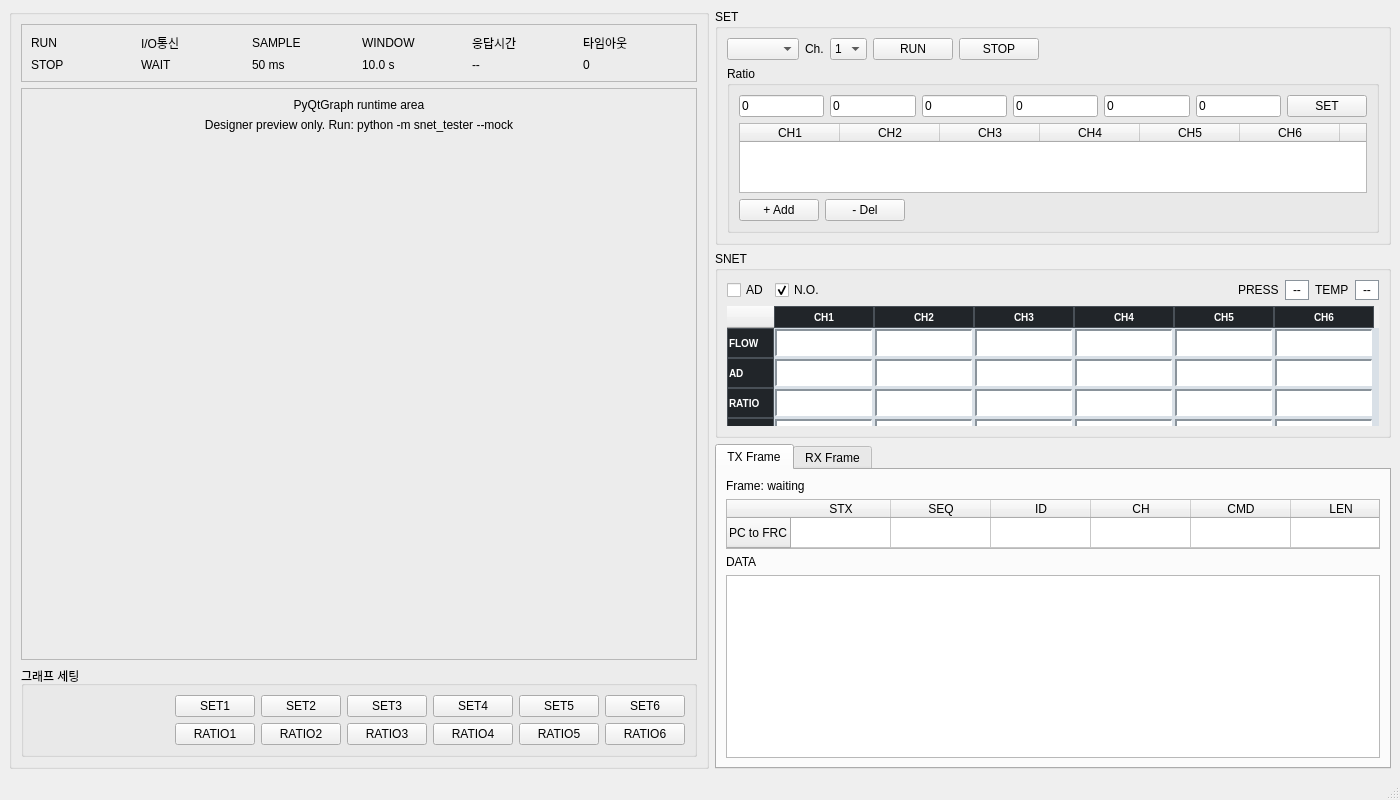
<?xml version="1.0" encoding="UTF-8"?>
<ui version="4.0">
 <class>MainWindow</class>
 <widget class="QMainWindow" name="MainWindow">
  <property name="geometry">
   <rect>
    <x>0</x>
    <y>0</y>
    <width>1400</width>
    <height>800</height>
   </rect>
  </property>
  <property name="windowTitle">
   <string>SNET Protocol Tester</string>
  </property>
  <widget class="QWidget" name="centralwidget">
   <layout class="QHBoxLayout" name="centralLayout">
    <item>
     <widget class="QGroupBox" name="plotPanel">
      <property name="minimumSize">
       <size>
        <width>700</width>
        <height>0</height>
       </size>
      </property>
      <property name="title">
       <string/>
      </property>
      <layout class="QVBoxLayout" name="plotPanelLayout">
       <item>
        <widget class="QFrame" name="graphStatusFrame">
         <property name="frameShape">
          <enum>QFrame::StyledPanel</enum>
         </property>
         <property name="frameShadow">
          <enum>QFrame::Raised</enum>
         </property>
         <layout class="QGridLayout" name="graphStatusLayout">
          <item row="0" column="0">
           <widget class="QLabel" name="plotRunCaptionLabel">
            <property name="text">
             <string>RUN</string>
            </property>
           </widget>
          </item>
          <item row="1" column="0">
           <widget class="QLabel" name="plotRunValueLabel">
            <property name="text">
             <string>STOP</string>
            </property>
           </widget>
          </item>
          <item row="0" column="1">
           <widget class="QLabel" name="plotRxStateCaptionLabel">
            <property name="text">
             <string>I/O통신</string>
            </property>
           </widget>
          </item>
          <item row="1" column="1">
           <widget class="QLabel" name="plotRxStateValueLabel">
            <property name="text">
             <string>WAIT</string>
            </property>
           </widget>
          </item>
          <item row="0" column="2">
           <widget class="QLabel" name="plotSampleCaptionLabel">
            <property name="text">
             <string>SAMPLE</string>
            </property>
           </widget>
          </item>
          <item row="1" column="2">
           <widget class="QLabel" name="plotSampleValueLabel">
            <property name="text">
             <string>50 ms</string>
            </property>
           </widget>
          </item>
          <item row="0" column="3">
           <widget class="QLabel" name="plotWindowCaptionLabel">
            <property name="text">
             <string>WINDOW</string>
            </property>
           </widget>
          </item>
          <item row="1" column="3">
           <widget class="QLabel" name="plotWindowValueLabel">
            <property name="text">
             <string>10.0 s</string>
            </property>
           </widget>
          </item>
          <item row="0" column="4">
           <widget class="QLabel" name="plotLastUpdateCaptionLabel">
            <property name="text">
             <string>응답시간</string>
            </property>
           </widget>
          </item>
          <item row="1" column="4">
           <widget class="QLabel" name="plotLastUpdateValueLabel">
            <property name="text">
             <string>--</string>
            </property>
           </widget>
          </item>
          <item row="0" column="5">
           <widget class="QLabel" name="plotTimeoutCaptionLabel">
            <property name="text">
             <string>타임아웃</string>
            </property>
           </widget>
          </item>
          <item row="1" column="5">
           <widget class="QLabel" name="plotTimeoutValueLabel">
            <property name="text">
             <string>0</string>
            </property>
           </widget>
          </item>
         </layout>
        </widget>
       </item>
       <item>
        <widget class="QFrame" name="plotHost">
         <property name="minimumSize">
          <size>
           <width>0</width>
           <height>300</height>
          </size>
         </property>
         <property name="frameShape">
          <enum>QFrame::StyledPanel</enum>
         </property>
         <property name="frameShadow">
          <enum>QFrame::Sunken</enum>
         </property>
         <layout class="QVBoxLayout" name="plotHostLayout">
          <item>
           <widget class="QLabel" name="plotPlaceholderTitle">
            <property name="text">
             <string>PyQtGraph runtime area</string>
            </property>
            <property name="alignment">
             <set>Qt::AlignCenter</set>
            </property>
           </widget>
          </item>
          <item>
           <widget class="QLabel" name="plotPlaceholderHint">
            <property name="text">
             <string>Designer preview only. Run: python -m snet_tester --mock</string>
            </property>
            <property name="alignment">
             <set>Qt::AlignCenter</set>
            </property>
            <property name="wordWrap">
             <bool>true</bool>
            </property>
           </widget>
          </item>
          <item>
           <spacer name="horizontalSpacer">
            <property name="orientation">
             <enum>Qt::Horizontal</enum>
            </property>
            <property name="sizeHint" stdset="0">
             <size>
              <width>40</width>
              <height>20</height>
             </size>
            </property>
           </spacer>
          </item>
          <item>
           <spacer name="plotVerticalSpacer">
            <property name="orientation">
             <enum>Qt::Vertical</enum>
            </property>
            <property name="sizeHint" stdset="0">
             <size>
              <width>20</width>
              <height>40</height>
             </size>
            </property>
           </spacer>
          </item>
         </layout>
        </widget>
       </item>
       <item>
        <widget class="QGroupBox" name="graphSettingsGroup">
         <property name="title">
          <string>그래프 세팅</string>
         </property>
         <layout class="QVBoxLayout" name="graphSettingsLayout">
          <item>
           <layout class="QGridLayout" name="legendGridLayout">
            <item row="0" column="0">
             <spacer name="legendSpacer">
              <property name="orientation">
               <enum>Qt::Horizontal</enum>
              </property>
              <property name="sizeHint" stdset="0">
               <size>
                <width>40</width>
                <height>20</height>
               </size>
              </property>
             </spacer>
            </item>
            <item row="0" column="1">
             <widget class="QPushButton" name="legendTx1Button">
              <property name="text">
               <string>SET1</string>
              </property>
             </widget>
            </item>
            <item row="0" column="2">
             <widget class="QPushButton" name="legendTx2Button">
              <property name="text">
               <string>SET2</string>
              </property>
             </widget>
            </item>
            <item row="0" column="3">
             <widget class="QPushButton" name="legendTx3Button">
              <property name="text">
               <string>SET3</string>
              </property>
             </widget>
            </item>
            <item row="0" column="4">
             <widget class="QPushButton" name="legendTx4Button">
              <property name="text">
               <string>SET4</string>
              </property>
             </widget>
            </item>
            <item row="0" column="5">
             <widget class="QPushButton" name="legendTx5Button">
              <property name="text">
               <string>SET5</string>
              </property>
             </widget>
            </item>
            <item row="0" column="6">
             <widget class="QPushButton" name="legendTx6Button">
              <property name="text">
               <string>SET6</string>
              </property>
             </widget>
            </item>
            <item row="1" column="1">
             <widget class="QPushButton" name="legendRx1Button">
              <property name="text">
               <string>RATIO1</string>
              </property>
             </widget>
            </item>
            <item row="1" column="2">
             <widget class="QPushButton" name="legendRx2Button">
              <property name="text">
               <string>RATIO2</string>
              </property>
             </widget>
            </item>
            <item row="1" column="3">
             <widget class="QPushButton" name="legendRx3Button">
              <property name="text">
               <string>RATIO3</string>
              </property>
             </widget>
            </item>
            <item row="1" column="4">
             <widget class="QPushButton" name="legendRx4Button">
              <property name="text">
               <string>RATIO4</string>
              </property>
             </widget>
            </item>
            <item row="1" column="5">
             <widget class="QPushButton" name="legendRx5Button">
              <property name="text">
               <string>RATIO5</string>
              </property>
             </widget>
            </item>
            <item row="1" column="6">
             <widget class="QPushButton" name="legendRx6Button">
              <property name="text">
               <string>RATIO6</string>
              </property>
             </widget>
            </item>
           </layout>
          </item>
         </layout>
        </widget>
       </item>
      </layout>
     </widget>
    </item>
    <item>
     <layout class="QVBoxLayout" name="rightLayout">
      <item>
       <widget class="QGroupBox" name="txPanel">
        <property name="title">
         <string>SET</string>
        </property>
        <layout class="QVBoxLayout" name="txVerticalLayout">
         <item>
          <layout class="QHBoxLayout" name="controlLayout">
           <item>
            <widget class="QComboBox" name="portCombo">
             <property name="sizePolicy">
              <sizepolicy hsizetype="Fixed" vsizetype="Fixed">
               <horstretch>0</horstretch>
               <verstretch>0</verstretch>
              </sizepolicy>
             </property>
             <property name="minimumSize">
              <size>
               <width>50</width>
               <height>0</height>
              </size>
             </property>
            </widget>
           </item>
           <item>
            <widget class="QLabel" name="channelsLabel">
             <property name="text">
              <string>Ch.</string>
             </property>
            </widget>
           </item>
           <item>
            <widget class="QComboBox" name="channelCountCombo">
             <item>
              <property name="text">
               <string>1</string>
              </property>
             </item>
             <item>
              <property name="text">
               <string>2</string>
              </property>
             </item>
             <item>
              <property name="text">
               <string>3</string>
              </property>
             </item>
             <item>
              <property name="text">
               <string>4</string>
              </property>
             </item>
             <item>
              <property name="text">
               <string>5</string>
              </property>
             </item>
             <item>
              <property name="text">
               <string>6</string>
              </property>
             </item>
            </widget>
           </item>
           <item>
            <widget class="QPushButton" name="runButton">
             <property name="text">
              <string>RUN</string>
             </property>
            </widget>
           </item>
           <item>
            <widget class="QPushButton" name="stopButton">
             <property name="text">
              <string>STOP</string>
             </property>
            </widget>
           </item>
           <item>
            <spacer name="txControlSpacer">
             <property name="orientation">
              <enum>Qt::Horizontal</enum>
             </property>
             <property name="sizeHint" stdset="0">
              <size>
               <width>40</width>
               <height>20</height>
              </size>
             </property>
            </spacer>
           </item>
          </layout>
         </item>
         <item>
          <widget class="QGroupBox" name="presetGroup">
           <property name="maximumSize">
            <size>
             <width>16777215</width>
             <height>170</height>
            </size>
           </property>
           <property name="title">
            <string>Ratio</string>
           </property>
           <layout class="QVBoxLayout" name="presetGroupLayout">
            <item>
             <layout class="QHBoxLayout" name="txRatioLayout">
              <item>
               <widget class="QLineEdit" name="ratioInput1">
                <property name="text">
                 <string>0</string>
                </property>
                <property name="placeholderText">
                 <string>CH1</string>
                </property>
               </widget>
              </item>
              <item>
               <widget class="QLineEdit" name="ratioInput2">
                <property name="text">
                 <string>0</string>
                </property>
                <property name="placeholderText">
                 <string>CH2</string>
                </property>
               </widget>
              </item>
              <item>
               <widget class="QLineEdit" name="ratioInput3">
                <property name="text">
                 <string>0</string>
                </property>
                <property name="placeholderText">
                 <string>CH3</string>
                </property>
               </widget>
              </item>
              <item>
               <widget class="QLineEdit" name="ratioInput4">
                <property name="text">
                 <string>0</string>
                </property>
                <property name="placeholderText">
                 <string>CH4</string>
                </property>
               </widget>
              </item>
              <item>
               <widget class="QLineEdit" name="ratioInput5">
                <property name="text">
                 <string>0</string>
                </property>
                <property name="placeholderText">
                 <string>CH5</string>
                </property>
               </widget>
              </item>
              <item>
               <widget class="QLineEdit" name="ratioInput6">
                <property name="text">
                 <string>0</string>
                </property>
                <property name="placeholderText">
                 <string>CH6</string>
                </property>
               </widget>
              </item>
              <item>
               <widget class="QPushButton" name="setButton">
                <property name="text">
                 <string>SET</string>
                </property>
               </widget>
              </item>
             </layout>
            </item>
            <item>
             <widget class="QTableWidget" name="presetTable">
              <property name="maximumSize">
               <size>
                <width>16777215</width>
                <height>16777215</height>
               </size>
              </property>
              <property name="horizontalScrollBarPolicy">
               <enum>Qt::ScrollBarAlwaysOff</enum>
              </property>
              <property name="selectionMode">
               <enum>QAbstractItemView::SingleSelection</enum>
              </property>
              <property name="selectionBehavior">
               <enum>QAbstractItemView::SelectRows</enum>
              </property>
              <property name="columnCount">
               <number>7</number>
              </property>
              <column>
               <property name="text">
                <string>CH1</string>
               </property>
              </column>
              <column>
               <property name="text">
                <string>CH2</string>
               </property>
              </column>
              <column>
               <property name="text">
                <string>CH3</string>
               </property>
              </column>
              <column>
               <property name="text">
                <string>CH4</string>
               </property>
              </column>
              <column>
               <property name="text">
                <string>CH5</string>
               </property>
              </column>
              <column>
               <property name="text">
                <string>CH6</string>
               </property>
              </column>
              <column>
               <property name="text">
                <string/>
               </property>
              </column>
             </widget>
            </item>
            <item>
             <layout class="QHBoxLayout" name="presetButtonLayout">
              <item>
               <widget class="QPushButton" name="addPresetButton">
                <property name="text">
                 <string>+ Add</string>
                </property>
               </widget>
              </item>
              <item>
               <widget class="QPushButton" name="delPresetButton">
                <property name="text">
                 <string>- Del</string>
                </property>
               </widget>
              </item>
              <item>
               <spacer name="presetButtonSpacer">
                <property name="orientation">
                 <enum>Qt::Horizontal</enum>
                </property>
                <property name="sizeHint" stdset="0">
                 <size>
                  <width>40</width>
                  <height>20</height>
                 </size>
                </property>
               </spacer>
              </item>
             </layout>
            </item>
           </layout>
          </widget>
         </item>
        </layout>
       </widget>
      </item>
      <item>
       <widget class="QGroupBox" name="rxPanel">
        <property name="sizePolicy">
         <sizepolicy hsizetype="Preferred" vsizetype="Fixed">
          <horstretch>0</horstretch>
          <verstretch>0</verstretch>
         </sizepolicy>
        </property>
        <property name="title">
         <string>SNET</string>
        </property>
        <layout class="QVBoxLayout" name="rxVerticalLayout">
         <item>
          <layout class="QHBoxLayout" name="rxOptionLayout">
           <item>
            <widget class="QCheckBox" name="adCommandCheckBox">
             <property name="text">
              <string>AD</string>
             </property>
            </widget>
           </item>
           <item>
            <widget class="QCheckBox" name="valveNoCheckBox">
             <property name="text">
              <string>N.O.</string>
             </property>
             <property name="checked">
              <bool>true</bool>
             </property>
            </widget>
           </item>
           <item>
            <spacer name="horizontalSpacer_2">
             <property name="orientation">
              <enum>Qt::Horizontal</enum>
             </property>
             <property name="sizeHint" stdset="0">
              <size>
               <width>40</width>
               <height>20</height>
              </size>
             </property>
            </spacer>
           </item>
           <item>
            <widget class="QLabel" name="pressLabel">
             <property name="text">
              <string>PRESS</string>
             </property>
            </widget>
           </item>
           <item>
            <widget class="QLabel" name="pressValueLabel">
             <property name="styleSheet">
              <string notr="true">QLabel { background-color: #ffffff; border: 1px solid #8a939b; padding: 1px 4px; }</string>
             </property>
             <property name="text">
              <string>--</string>
             </property>
            </widget>
           </item>
           <item>
            <widget class="QLabel" name="tempLabel">
             <property name="text">
              <string>TEMP</string>
             </property>
            </widget>
           </item>
           <item>
            <widget class="QLabel" name="tempValueLabel">
             <property name="styleSheet">
              <string notr="true">QLabel { background-color: #ffffff; border: 1px solid #8a939b; padding: 1px 4px; }</string>
             </property>
             <property name="text">
              <string>--</string>
             </property>
            </widget>
           </item>
          </layout>
         </item>
         <item>
          <widget class="QTableWidget" name="rxMonitorTable">
           <property name="maximumSize">
            <size>
             <width>16777215</width>
             <height>120</height>
            </size>
           </property>
           <property name="styleSheet">
            <string notr="true">QTableWidget {
    background-color: #d9e0e7;
    gridline-color: transparent;
    border: 0px solid #343a40;
}
QTableWidget::item {
    background-color: #ffffff;
    color: #000000;
    border-top: 2px solid #8a939b;
    border-left: 2px solid #8a939b;
    border-right: 1px solid #ffffff;
    border-bottom: 1px solid #ffffff;
    padding: 1px 1px;
    margin: 1px;
}
QHeaderView::section {
    background-color: #212529;
    color: #ffffff;
    font-size: 10px;
    font-weight: 900;
    padding: 1px;
    border: 1px solid #495057;
}</string>
           </property>
           <property name="frameShape">
            <enum>QFrame::WinPanel</enum>
           </property>
           <property name="frameShadow">
            <enum>QFrame::Sunken</enum>
           </property>
           <property name="verticalScrollBarPolicy">
            <enum>Qt::ScrollBarAlwaysOff</enum>
           </property>
           <property name="horizontalScrollBarPolicy">
            <enum>Qt::ScrollBarAlwaysOff</enum>
           </property>
           <property name="showGrid">
            <bool>true</bool>
           </property>
           <property name="sortingEnabled">
            <bool>false</bool>
           </property>
           <property name="rowCount">
            <number>4</number>
           </property>
           <property name="columnCount">
            <number>6</number>
           </property>
           <row>
            <property name="text">
             <string>FLOW</string>
            </property>
           </row>
           <row>
            <property name="text">
             <string>AD</string>
            </property>
           </row>
           <row>
            <property name="text">
             <string>RATIO</string>
            </property>
           </row>
           <row>
            <property name="text">
             <string>VALVE</string>
            </property>
           </row>
           <column>
            <property name="text">
             <string>CH1</string>
            </property>
           </column>
           <column>
            <property name="text">
             <string>CH2</string>
            </property>
           </column>
           <column>
            <property name="text">
             <string>CH3</string>
            </property>
           </column>
           <column>
            <property name="text">
             <string>CH4</string>
            </property>
           </column>
           <column>
            <property name="text">
             <string>CH5</string>
            </property>
           </column>
           <column>
            <property name="text">
             <string>CH6</string>
            </property>
           </column>
          </widget>
         </item>
        </layout>
       </widget>
      </item>
      <item>
       <widget class="QTabWidget" name="debugTabWidget">
        <property name="currentIndex">
         <number>0</number>
        </property>
        <widget class="QWidget" name="txDebugTab">
         <attribute name="title">
          <string>TX Frame</string>
         </attribute>
         <layout class="QVBoxLayout" name="txDebugLayout">
          <item>
           <widget class="QLabel" name="txFrameMetaLabel">
            <property name="text">
             <string>Frame: waiting</string>
            </property>
           </widget>
          </item>
          <item>
           <widget class="QTableWidget" name="txFrameTable">
            <property name="maximumSize">
             <size>
              <width>16777215</width>
              <height>50</height>
             </size>
            </property>
            <property name="verticalScrollBarPolicy">
             <enum>Qt::ScrollBarAlwaysOff</enum>
            </property>
            <property name="horizontalScrollBarPolicy">
             <enum>Qt::ScrollBarAlwaysOff</enum>
            </property>
            <property name="rowCount">
             <number>1</number>
            </property>
            <property name="columnCount">
             <number>6</number>
            </property>
            <row>
             <property name="text">
              <string>PC to FRC</string>
             </property>
            </row>
            <column>
             <property name="text">
              <string>STX</string>
             </property>
            </column>
            <column>
             <property name="text">
              <string>SEQ</string>
             </property>
            </column>
            <column>
             <property name="text">
              <string>ID</string>
             </property>
            </column>
            <column>
             <property name="text">
              <string>CH</string>
             </property>
            </column>
            <column>
             <property name="text">
              <string>CMD</string>
             </property>
            </column>
            <column>
             <property name="text">
              <string>LEN</string>
             </property>
            </column>
           </widget>
          </item>
          <item>
           <widget class="QLabel" name="txDataLabel">
            <property name="text">
             <string>DATA</string>
            </property>
           </widget>
          </item>
          <item>
           <widget class="QPlainTextEdit" name="txDataDump"/>
          </item>
         </layout>
        </widget>
        <widget class="QWidget" name="rxDebugTab">
         <attribute name="title">
          <string>RX Frame</string>
         </attribute>
         <layout class="QVBoxLayout" name="rxDebugLayout">
          <item>
           <widget class="QLabel" name="rxFrameMetaLabel">
            <property name="text">
             <string>Frame: waiting</string>
            </property>
           </widget>
          </item>
          <item>
           <widget class="QTableWidget" name="rxFrameTable">
            <property name="maximumSize">
             <size>
              <width>16777215</width>
              <height>50</height>
             </size>
            </property>
            <property name="verticalScrollBarPolicy">
             <enum>Qt::ScrollBarAlwaysOff</enum>
            </property>
            <property name="horizontalScrollBarPolicy">
             <enum>Qt::ScrollBarAlwaysOff</enum>
            </property>
            <property name="rowCount">
             <number>1</number>
            </property>
            <property name="columnCount">
             <number>6</number>
            </property>
            <row>
             <property name="text">
              <string>FRC to PC</string>
             </property>
            </row>
            <column>
             <property name="text">
              <string>STX</string>
             </property>
            </column>
            <column>
             <property name="text">
              <string>SEQ</string>
             </property>
            </column>
            <column>
             <property name="text">
              <string>ID</string>
             </property>
            </column>
            <column>
             <property name="text">
              <string>CH</string>
             </property>
            </column>
            <column>
             <property name="text">
              <string>CMD</string>
             </property>
            </column>
            <column>
             <property name="text">
              <string>LEN</string>
             </property>
            </column>
           </widget>
          </item>
          <item>
           <widget class="QLabel" name="rxDataLabel">
            <property name="text">
             <string>DATA</string>
            </property>
           </widget>
          </item>
          <item>
           <widget class="QPlainTextEdit" name="rxDataDump"/>
          </item>
         </layout>
        </widget>
       </widget>
      </item>
     </layout>
    </item>
   </layout>
  </widget>
  <widget class="QMenuBar" name="menubar">
   <property name="geometry">
    <rect>
     <x>0</x>
     <y>0</y>
     <width>1400</width>
     <height>21</height>
    </rect>
   </property>
  </widget>
  <widget class="QStatusBar" name="statusbar"/>
 </widget>
 <resources/>
 <connections/>
</ui>
